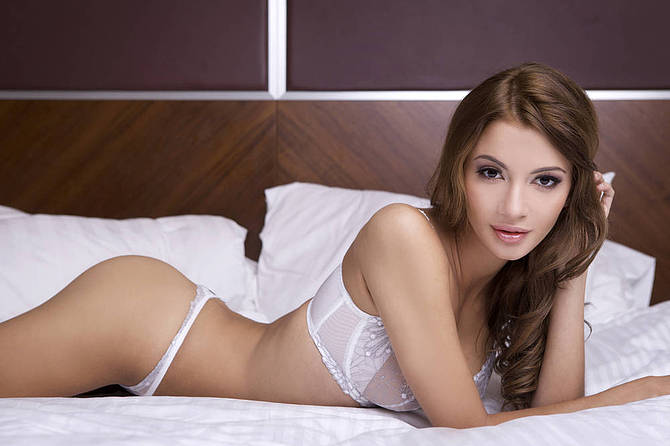
#> input picture django/test5/test.jpg, 670 x 446 px, found by its file name
$ python image1.py
#> lines starting #> are read from the running program, lines starting #| are printed output that depends on the picture
from PIL import Image,ImageFilter

im = Image.open('test.jpg')
#> im is the input picture: PIL image 670x446 RGB; mean R, G, B 136.9, 114.3, 111.8
im2 = im.filter(ImageFilter.BLUR)
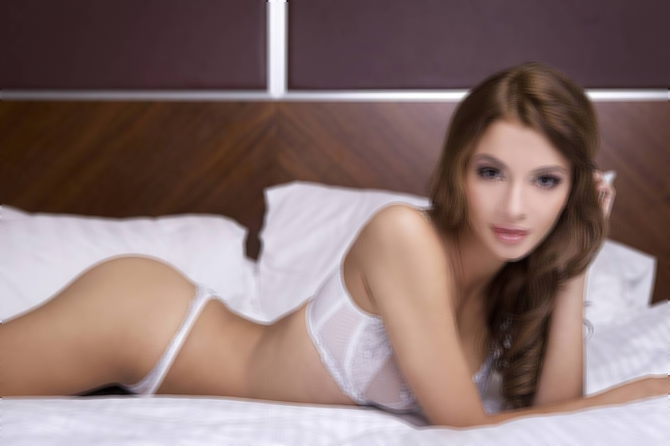
#> im2: PIL image 670x446 RGB; mean R, G, B 137, 114.4, 111.8
im2.save('vlur.jpg','jpeg')
